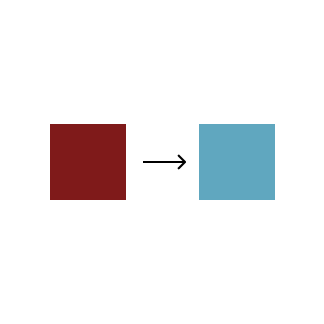
#> input picture tests/fixtures/simple.png, 324 x 324 px, found by its file name
$ python make_branching_fixture_from_simple.py
#> lines starting #> are read from the running program, lines starting #| are printed output that depends on the picture
from pathlib import Path

from PIL import Image

SIMPLE = Path("tests/fixtures/simple.png")
OUT = Path("tests/fixtures/branching.png")
# we reuse crops from simple.png to ensure detector compatibility
# These match your graph.json bbox format: [x, y, w, h]
# From your earlier output:
# node0 bbox: [50, 124, 76, 76]
# node1 bbox: [199, 124, 76, 76]
NODE0 = (50, 124, 50 + 76, 124 + 76)  # (left, top, right, bottom)
NODE1 = (199, 124, 199 + 76, 124 + 76)


def main():
    base = Image.open(SIMPLE).convert("RGBA")
#> base is the input picture: PIL image 324x324 RGBA; mean R, G, B, A 238.9, 237.3, 238.6, 255
    n0 = base.crop(NODE0)
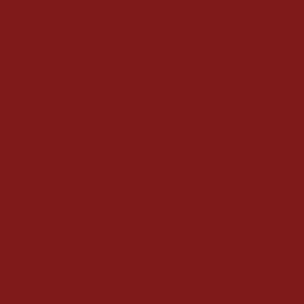
#> n0: PIL image 76x76 RGBA (shown 4 times larger); mean R, G, B, A 127, 26, 26, 255
    n1 = base.crop(NODE1)
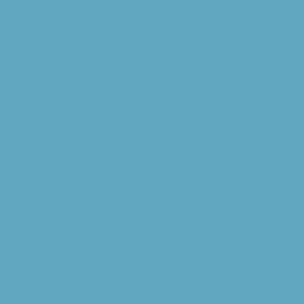
#> n1: PIL image 76x76 RGBA (shown 4 times larger); mean R, G, B, A 96, 167, 191, 255

    # New canvas (white)
    W, H = 400, 300
    canvas = Image.new("RGBA", (W, H), (255, 255, 255, 255))
#> canvas: PIL image 400x300 RGBA; every value is 255

    # Paste 4 nodes (2 red-style, 2 blue-style)
    positions = [
        (40, 40),  # node 0-like
        (40, 160),  # node 1-like
        (220, 160),  # node 0-like
        (220, 40),  # node 1-like
    ]
    patches = [n0, n1, n0, n1]

    for patch, (x, y) in zip(patches, positions, strict=True):
        canvas.paste(patch, (x, y), patch)
#> this loop made 4 passes
#> (x, y) on passes 1 to 4: (40, 40), (40, 160), (220, 160), (220, 40)
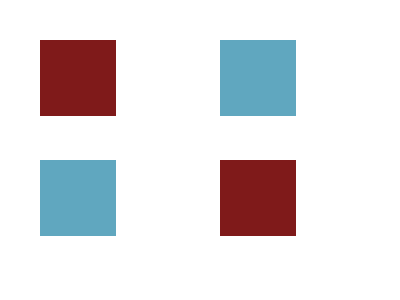
#> canvas: PIL image 400x300 RGBA; mean R, G, B, A 227.4, 224.5, 226.8, 255

    OUT.parent.mkdir(parents=True, exist_ok=True)
    canvas.convert("RGB").save(OUT)
    print("Wrote", OUT)


if __name__ == "__main__":
    main()
